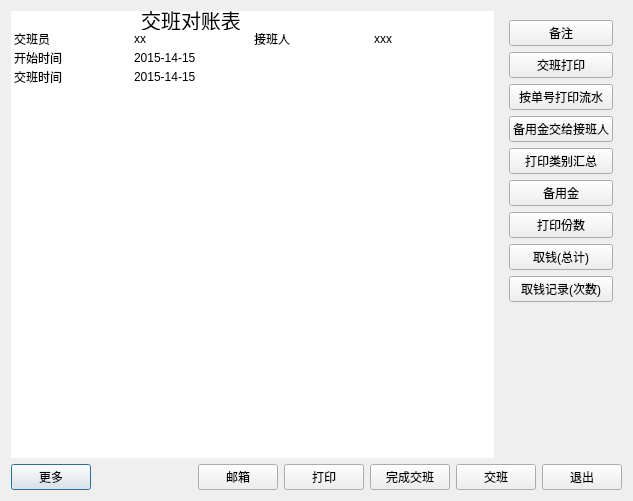
<?xml version="1.0" encoding="UTF-8"?>
<ui version="4.0">
 <class>w_scr_dish_switch_detail</class>
 <widget class="QDialog" name="w_scr_dish_switch_detail">
  <property name="geometry">
   <rect>
    <x>0</x>
    <y>0</y>
    <width>633</width>
    <height>501</height>
   </rect>
  </property>
  <property name="windowTitle">
   <string>Dialog</string>
  </property>
  <layout class="QVBoxLayout" name="verticalLayout_2">
   <item>
    <layout class="QHBoxLayout" name="horizontalLayout_3" stretch="1,0">
     <item>
      <widget class="QTableWidget" name="tableWidget">
       <property name="frameShape">
        <enum>QFrame::NoFrame</enum>
       </property>
       <property name="showGrid">
        <bool>false</bool>
       </property>
       <attribute name="horizontalHeaderVisible">
        <bool>false</bool>
       </attribute>
       <attribute name="horizontalHeaderDefaultSectionSize">
        <number>120</number>
       </attribute>
       <attribute name="verticalHeaderVisible">
        <bool>false</bool>
       </attribute>
       <attribute name="verticalHeaderDefaultSectionSize">
        <number>19</number>
       </attribute>
       <row>
        <property name="text">
         <string>New Row</string>
        </property>
       </row>
       <row>
        <property name="text">
         <string>New Row</string>
        </property>
       </row>
       <row>
        <property name="text">
         <string>New Row</string>
        </property>
       </row>
       <row>
        <property name="text">
         <string>New Row</string>
        </property>
       </row>
       <row>
        <property name="text">
         <string>New Row</string>
        </property>
       </row>
       <column>
        <property name="text">
         <string>New Column</string>
        </property>
       </column>
       <column>
        <property name="text">
         <string>New Column</string>
        </property>
       </column>
       <column>
        <property name="text">
         <string>New Column</string>
        </property>
       </column>
       <column>
        <property name="text">
         <string>New Column</string>
        </property>
       </column>
       <item row="0" column="1">
        <property name="text">
         <string>交班对账表</string>
        </property>
        <property name="font">
         <font>
          <pointsize>15</pointsize>
         </font>
        </property>
        <property name="textAlignment">
         <set>AlignHCenter|AlignVCenter|AlignCenter</set>
        </property>
       </item>
       <item row="1" column="0">
        <property name="text">
         <string>交班员</string>
        </property>
       </item>
       <item row="1" column="1">
        <property name="text">
         <string>xx</string>
        </property>
       </item>
       <item row="1" column="2">
        <property name="text">
         <string>接班人</string>
        </property>
       </item>
       <item row="1" column="3">
        <property name="text">
         <string>xxx</string>
        </property>
       </item>
       <item row="2" column="0">
        <property name="text">
         <string>开始时间</string>
        </property>
       </item>
       <item row="2" column="1">
        <property name="text">
         <string>2015-14-15</string>
        </property>
       </item>
       <item row="3" column="0">
        <property name="text">
         <string>交班时间</string>
        </property>
       </item>
       <item row="3" column="1">
        <property name="text">
         <string>2015-14-15</string>
        </property>
       </item>
       <item row="4" column="0">
        <property name="text">
         <string/>
        </property>
       </item>
      </widget>
     </item>
     <item>
      <widget class="QFrame" name="frame_set">
       <property name="frameShape">
        <enum>QFrame::NoFrame</enum>
       </property>
       <layout class="QVBoxLayout" name="verticalLayout">
        <item>
         <widget class="public_pushbuton_number" name="pushButton_vch_memo">
          <property name="focusPolicy">
           <enum>Qt::NoFocus</enum>
          </property>
          <property name="text">
           <string>备注</string>
          </property>
         </widget>
        </item>
        <item>
         <widget class="public_pushbuton_left_right" name="checkBox">
          <property name="focusPolicy">
           <enum>Qt::NoFocus</enum>
          </property>
          <property name="text">
           <string>交班打印</string>
          </property>
         </widget>
        </item>
        <item>
         <widget class="public_pushbuton_left_right" name="checkBox_print_detail">
          <property name="focusPolicy">
           <enum>Qt::NoFocus</enum>
          </property>
          <property name="text">
           <string>按单号打印流水</string>
          </property>
         </widget>
        </item>
        <item>
         <widget class="public_pushbuton_left_right" name="checkBox_cash_fee_keep_to_accept">
          <property name="focusPolicy">
           <enum>Qt::NoFocus</enum>
          </property>
          <property name="text">
           <string>备用金交给接班人</string>
          </property>
         </widget>
        </item>
        <item>
         <widget class="public_pushbuton_left_right" name="checkBox_print_sale_detail">
          <property name="focusPolicy">
           <enum>Qt::NoFocus</enum>
          </property>
          <property name="text">
           <string>打印类别汇总</string>
          </property>
         </widget>
        </item>
        <item>
         <widget class="public_pushbuton_number" name="pushButton_cash_register">
          <property name="focusPolicy">
           <enum>Qt::NoFocus</enum>
          </property>
          <property name="text">
           <string>备用金</string>
          </property>
         </widget>
        </item>
        <item>
         <widget class="public_pushbuton_number" name="pushButton_printcount">
          <property name="focusPolicy">
           <enum>Qt::NoFocus</enum>
          </property>
          <property name="text">
           <string>打印份数</string>
          </property>
         </widget>
        </item>
        <item>
         <widget class="public_pushbuton_number" name="pushButton_fetch">
          <property name="focusPolicy">
           <enum>Qt::NoFocus</enum>
          </property>
          <property name="text">
           <string>取钱(总计)</string>
          </property>
         </widget>
        </item>
        <item>
         <widget class="public_pushbuton_number" name="pushButton_fetch_record">
          <property name="focusPolicy">
           <enum>Qt::NoFocus</enum>
          </property>
          <property name="text">
           <string>取钱记录(次数)</string>
          </property>
         </widget>
        </item>
        <item>
         <spacer name="verticalSpacer">
          <property name="orientation">
           <enum>Qt::Vertical</enum>
          </property>
          <property name="sizeHint" stdset="0">
           <size>
            <width>20</width>
            <height>40</height>
           </size>
          </property>
         </spacer>
        </item>
       </layout>
      </widget>
     </item>
    </layout>
   </item>
   <item>
    <layout class="QHBoxLayout" name="horizontalLayout" stretch="0,0,0,0,0,0,0">
     <item>
      <widget class="lds_toolbar_button" name="pushButton_set">
       <property name="text">
        <string>更多</string>
       </property>
       <property name="outer_stylesheet" stdset="0">
        <string>pushbutton</string>
       </property>
      </widget>
     </item>
     <item>
      <spacer name="horizontalSpacer_2">
       <property name="orientation">
        <enum>Qt::Horizontal</enum>
       </property>
       <property name="sizeHint" stdset="0">
        <size>
         <width>40</width>
         <height>20</height>
        </size>
       </property>
      </spacer>
     </item>
     <item>
      <widget class="lds_toolbar_button" name="pushButton_email">
       <property name="text">
        <string>邮箱</string>
       </property>
       <property name="outer_stylesheet" stdset="0">
        <string>pushbutton</string>
       </property>
      </widget>
     </item>
     <item>
      <widget class="lds_toolbar_button" name="pushButton_print">
       <property name="text">
        <string>打印</string>
       </property>
       <property name="outer_stylesheet" stdset="0">
        <string>pushbutton</string>
       </property>
      </widget>
     </item>
     <item>
      <widget class="lds_toolbar_button" name="pushButton_finish">
       <property name="text">
        <string>完成交班</string>
       </property>
       <property name="outer_stylesheet" stdset="0">
        <string>pushbutton</string>
       </property>
      </widget>
     </item>
     <item>
      <widget class="lds_toolbar_button" name="pushButton_switch">
       <property name="text">
        <string>交班</string>
       </property>
       <property name="outer_stylesheet" stdset="0">
        <string>pushbutton</string>
       </property>
      </widget>
     </item>
     <item>
      <widget class="lds_toolbar_button" name="pushButton_exit">
       <property name="text">
        <string>退出</string>
       </property>
       <property name="outer_stylesheet" stdset="0">
        <string>pushbutton</string>
       </property>
      </widget>
     </item>
    </layout>
   </item>
  </layout>
 </widget>
 <customwidgets>
  <customwidget>
   <class>lds_toolbar_button</class>
   <extends>QPushButton</extends>
   <header>lds_toolbar_button.h</header>
  </customwidget>
  <customwidget>
   <class>public_pushbuton_left_right</class>
   <extends>QPushButton</extends>
   <header>public_pushbuton_left_right.h</header>
  </customwidget>
  <customwidget>
   <class>public_pushbuton_number</class>
   <extends>QPushButton</extends>
   <header>public_pushbuton_number.h</header>
  </customwidget>
 </customwidgets>
 <tabstops>
  <tabstop>pushButton_switch</tabstop>
  <tabstop>pushButton_print</tabstop>
  <tabstop>pushButton_finish</tabstop>
  <tabstop>pushButton_exit</tabstop>
  <tabstop>tableWidget</tabstop>
 </tabstops>
 <resources/>
 <connections/>
</ui>
